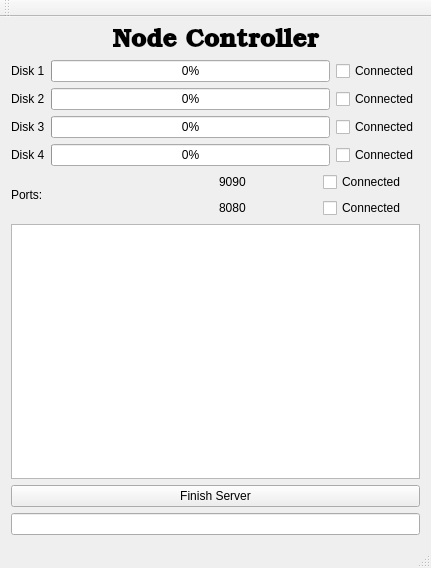
<?xml version="1.0" encoding="UTF-8"?>
<ui version="4.0">
 <class>NodeCotroller</class>
 <widget class="QMainWindow" name="NodeCotroller">
  <property name="geometry">
   <rect>
    <x>0</x>
    <y>0</y>
    <width>431</width>
    <height>568</height>
   </rect>
  </property>
  <property name="windowTitle">
   <string>NodeCotroller</string>
  </property>
  <widget class="QWidget" name="centralWidget">
   <layout class="QVBoxLayout" name="verticalLayout_2">
    <item>
     <widget class="QLabel" name="label_5">
      <property name="font">
       <font>
        <family>URW Bookman L</family>
        <pointsize>19</pointsize>
        <weight>75</weight>
        <bold>true</bold>
       </font>
      </property>
      <property name="text">
       <string>Node Controller</string>
      </property>
      <property name="alignment">
       <set>Qt::AlignCenter</set>
      </property>
     </widget>
    </item>
    <item>
     <layout class="QHBoxLayout" name="horizontalLayout">
      <item>
       <widget class="QLabel" name="label">
        <property name="text">
         <string>Disk 1</string>
        </property>
       </widget>
      </item>
      <item>
       <widget class="QProgressBar" name="pb_disk1">
        <property name="value">
         <number>0</number>
        </property>
        <property name="alignment">
         <set>Qt::AlignLeading|Qt::AlignLeft|Qt::AlignVCenter</set>
        </property>
        <property name="textVisible">
         <bool>true</bool>
        </property>
        <property name="textDirection">
         <enum>QProgressBar::TopToBottom</enum>
        </property>
        <property name="format">
         <string>%p%</string>
        </property>
       </widget>
      </item>
      <item>
       <widget class="QCheckBox" name="cb_disk1">
        <property name="text">
         <string>Connected</string>
        </property>
        <property name="checkable">
         <bool>false</bool>
        </property>
       </widget>
      </item>
     </layout>
    </item>
    <item>
     <layout class="QHBoxLayout" name="horizontalLayout_2">
      <item>
       <widget class="QLabel" name="label_2">
        <property name="text">
         <string>Disk 2</string>
        </property>
       </widget>
      </item>
      <item>
       <widget class="QProgressBar" name="pb_disk1_2">
        <property name="value">
         <number>0</number>
        </property>
       </widget>
      </item>
      <item>
       <widget class="QCheckBox" name="cb_Disk2">
        <property name="text">
         <string>Connected</string>
        </property>
        <property name="checkable">
         <bool>false</bool>
        </property>
       </widget>
      </item>
     </layout>
    </item>
    <item>
     <layout class="QHBoxLayout" name="horizontalLayout_3">
      <item>
       <widget class="QLabel" name="label_3">
        <property name="text">
         <string>Disk 3</string>
        </property>
       </widget>
      </item>
      <item>
       <widget class="QProgressBar" name="pb_Disk3">
        <property name="value">
         <number>0</number>
        </property>
       </widget>
      </item>
      <item>
       <widget class="QCheckBox" name="cb_Disk3">
        <property name="text">
         <string>Connected</string>
        </property>
        <property name="checkable">
         <bool>false</bool>
        </property>
       </widget>
      </item>
     </layout>
    </item>
    <item>
     <layout class="QHBoxLayout" name="horizontalLayout_4">
      <item>
       <widget class="QLabel" name="label_4">
        <property name="text">
         <string>Disk 4</string>
        </property>
       </widget>
      </item>
      <item>
       <widget class="QProgressBar" name="pb_Disk4">
        <property name="value">
         <number>0</number>
        </property>
       </widget>
      </item>
      <item>
       <widget class="QCheckBox" name="cb_Disk4">
        <property name="text">
         <string>Connected</string>
        </property>
        <property name="checkable">
         <bool>false</bool>
        </property>
       </widget>
      </item>
     </layout>
    </item>
    <item>
     <layout class="QHBoxLayout" name="horizontalLayout_7">
      <item>
       <widget class="QLabel" name="label_6">
        <property name="text">
         <string>Ports:</string>
        </property>
       </widget>
      </item>
      <item>
       <layout class="QVBoxLayout" name="verticalLayout">
        <item>
         <layout class="QHBoxLayout" name="horizontalLayout_6">
          <item>
           <widget class="QLabel" name="label_8">
            <property name="text">
             <string>9090</string>
            </property>
           </widget>
          </item>
          <item>
           <widget class="QCheckBox" name="cb_9090">
            <property name="text">
             <string>Connected</string>
            </property>
            <property name="checkable">
             <bool>false</bool>
            </property>
           </widget>
          </item>
         </layout>
        </item>
        <item>
         <layout class="QHBoxLayout" name="horizontalLayout_5">
          <item>
           <widget class="QLabel" name="label_7">
            <property name="text">
             <string>8080</string>
            </property>
           </widget>
          </item>
          <item>
           <widget class="QCheckBox" name="cb_8080">
            <property name="text">
             <string>Connected</string>
            </property>
            <property name="checkable">
             <bool>false</bool>
            </property>
           </widget>
          </item>
         </layout>
        </item>
       </layout>
      </item>
     </layout>
    </item>
    <item>
     <widget class="QPlainTextEdit" name="text_Message">
      <property name="textInteractionFlags">
       <set>Qt::NoTextInteraction</set>
      </property>
     </widget>
    </item>
    <item>
     <widget class="QPushButton" name="btn_FinishS">
      <property name="text">
       <string>Finish Server</string>
      </property>
     </widget>
    </item>
    <item>
     <widget class="QLineEdit" name="connect"/>
    </item>
   </layout>
  </widget>
  <widget class="QMenuBar" name="menuBar">
   <property name="geometry">
    <rect>
     <x>0</x>
     <y>0</y>
     <width>431</width>
     <height>22</height>
    </rect>
   </property>
  </widget>
  <widget class="QToolBar" name="mainToolBar">
   <attribute name="toolBarArea">
    <enum>TopToolBarArea</enum>
   </attribute>
   <attribute name="toolBarBreak">
    <bool>false</bool>
   </attribute>
  </widget>
  <widget class="QStatusBar" name="statusBar"/>
 </widget>
 <layoutdefault spacing="6" margin="11"/>
 <resources/>
 <connections/>
</ui>
